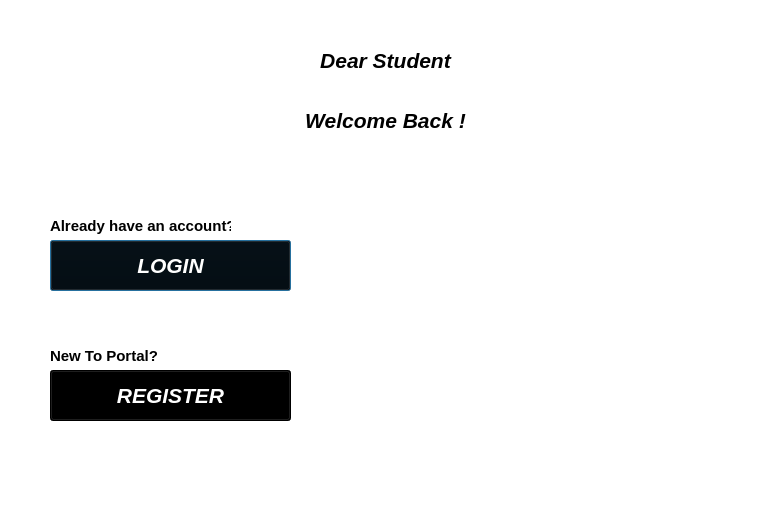
<?xml version="1.0" encoding="UTF-8"?>
<ui version="4.0">
 <class>StudentChoice</class>
 <widget class="QDialog" name="StudentChoice">
  <property name="geometry">
   <rect>
    <x>0</x>
    <y>0</y>
    <width>784</width>
    <height>509</height>
   </rect>
  </property>
  <property name="windowTitle">
   <string>Dialog</string>
  </property>
  <property name="styleSheet">
   <string notr="true">background-color: rgb(255,255, 255);
</string>
  </property>
  <widget class="QLabel" name="label">
   <property name="geometry">
    <rect>
     <x>280</x>
     <y>90</y>
     <width>211</width>
     <height>61</height>
    </rect>
   </property>
   <property name="font">
    <font>
     <family>Arial</family>
     <pointsize>16</pointsize>
     <italic>true</italic>
     <bold>true</bold>
     <underline>false</underline>
    </font>
   </property>
   <property name="styleSheet">
    <string notr="true">color: rgb(0, 0, 0);
</string>
   </property>
   <property name="text">
    <string>Welcome Back !</string>
   </property>
   <property name="alignment">
    <set>Qt::AlignCenter</set>
   </property>
  </widget>
  <widget class="QPushButton" name="pushButton_2">
   <property name="geometry">
    <rect>
     <x>50</x>
     <y>240</y>
     <width>241</width>
     <height>51</height>
    </rect>
   </property>
   <property name="font">
    <font>
     <pointsize>16</pointsize>
     <italic>true</italic>
     <bold>true</bold>
     <underline>false</underline>
    </font>
   </property>
   <property name="styleSheet">
    <string notr="true">background-color: rgb(0, 0, 0);
color: rgb(255,255, 255);
</string>
   </property>
   <property name="text">
    <string>LOGIN</string>
   </property>
  </widget>
  <widget class="QPushButton" name="pushButton">
   <property name="geometry">
    <rect>
     <x>50</x>
     <y>370</y>
     <width>241</width>
     <height>51</height>
    </rect>
   </property>
   <property name="font">
    <font>
     <pointsize>16</pointsize>
     <italic>true</italic>
     <bold>true</bold>
     <underline>false</underline>
    </font>
   </property>
   <property name="styleSheet">
    <string notr="true">background-color: rgb(0, 0, 0);
color: rgb(255,255, 255);
</string>
   </property>
   <property name="text">
    <string>REGISTER</string>
   </property>
  </widget>
  <widget class="QLabel" name="label_2">
   <property name="geometry">
    <rect>
     <x>280</x>
     <y>30</y>
     <width>211</width>
     <height>61</height>
    </rect>
   </property>
   <property name="font">
    <font>
     <family>Arial</family>
     <pointsize>16</pointsize>
     <italic>true</italic>
     <bold>true</bold>
     <underline>false</underline>
    </font>
   </property>
   <property name="styleSheet">
    <string notr="true">color: rgb(0, 0, 0);</string>
   </property>
   <property name="text">
    <string>Dear Student</string>
   </property>
   <property name="alignment">
    <set>Qt::AlignCenter</set>
   </property>
  </widget>
  <widget class="QLabel" name="label_3">
   <property name="geometry">
    <rect>
     <x>50</x>
     <y>330</y>
     <width>151</width>
     <height>51</height>
    </rect>
   </property>
   <property name="font">
    <font>
     <pointsize>11</pointsize>
     <bold>true</bold>
    </font>
   </property>
   <property name="styleSheet">
    <string notr="true">background-color: rgb(255,255, 255);
color: rgb(0, 0, 0);</string>
   </property>
   <property name="text">
    <string>New To Portal?</string>
   </property>
  </widget>
  <widget class="QLabel" name="label_4">
   <property name="geometry">
    <rect>
     <x>50</x>
     <y>200</y>
     <width>181</width>
     <height>51</height>
    </rect>
   </property>
   <property name="font">
    <font>
     <pointsize>11</pointsize>
     <bold>true</bold>
    </font>
   </property>
   <property name="styleSheet">
    <string notr="true">background-color: rgb(255,255, 255);
color: rgb(0, 0, 0);</string>
   </property>
   <property name="text">
    <string>Already have an account?</string>
   </property>
  </widget>
  <zorder>label</zorder>
  <zorder>label_2</zorder>
  <zorder>label_3</zorder>
  <zorder>label_4</zorder>
  <zorder>pushButton_2</zorder>
  <zorder>pushButton</zorder>
 </widget>
 <resources/>
 <connections/>
</ui>
